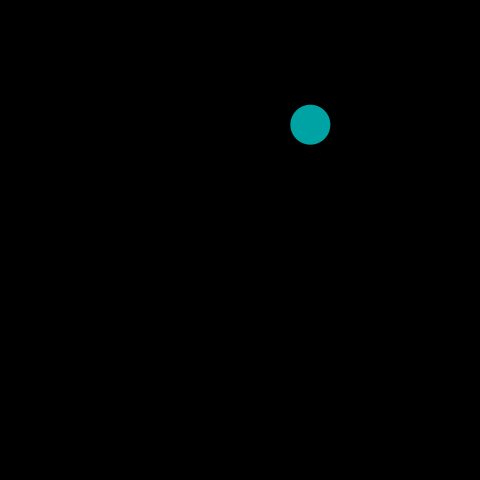
Frame 1 (no input)
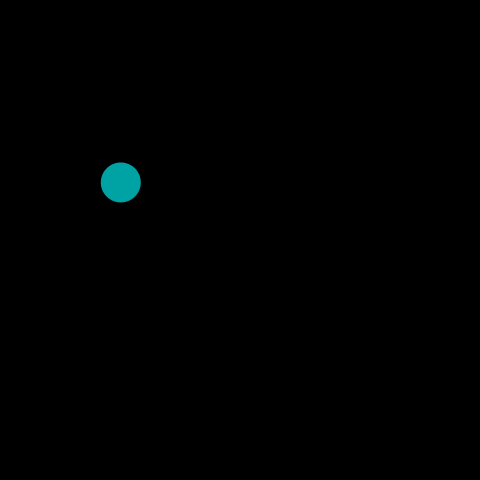
Frame 60 (the mouse pressed at the canvas centre just before this capture)
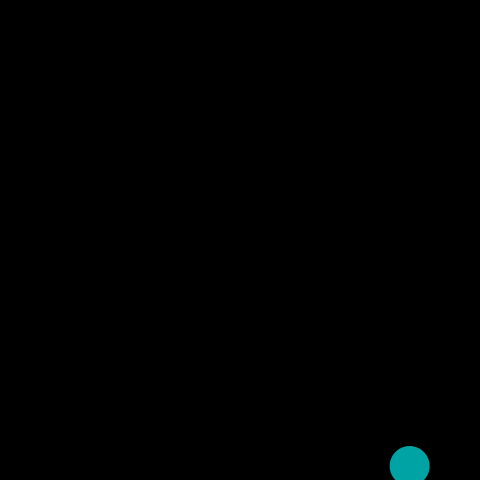
Frame 120 (the mouse held since frame 60 and released just before this capture)

The Processing sketch that drew these frames (run headless with seeded random() and noise(); from frame 60 on, the mouse is pressed at the canvas centre):

// Processing sketch: example02
// ── example02.pde
float x, y;
float xSpeed, ySpeed;

//初期化関数

void setup() {
  size(480, 480);
  frameRate(30);
  colorMode(HSB, 
  360, 100, 100, 100);
  noStroke();
  fill(180, 100, 80, 80);
  x = random(width);
  y = random(height);
  xSpeed = random(-10, 10);
  ySpeed = random(-10, 10);
}

//メインループ

void draw() {
  background(0);
  ellipse(x, y, 40, 40);

  x += xSpeed;
  y += ySpeed;
  if (x > width || x < 0) {
    xSpeed *= -1;
  }
  if (y > height || y < 0) {
    ySpeed *= -1;
  }
}
